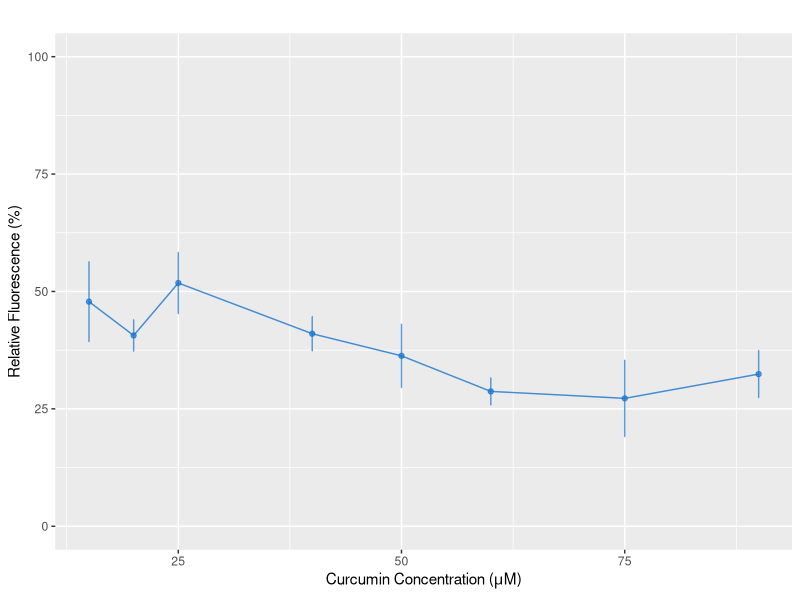

Recreate this plot in R.
library(ggplot2)

data <- read.csv("results.csv")

tiff("results_graph.tiff", units="in", width=5, height=4, res=300)
p <- ggplot(data, aes(x=conc, y=fluor)) + geom_point(color="DodgerBlue3", alpha=.7)
p <- p + labs(title="", x=expression("Curcumin Concentration ("*mu*"M)"), y="Relative Fluorescence (%)") + geom_line(color="DodgerBlue3", alpha=.8)
#p <- p + geom_errorbar(aes(ymin=fluor-stderr, ymax=fluor+stderr), width=.2, position=position_dodge(0.05))
#p <- p + coord_cartesian(ylim=c(0,100)) + scale_x_log10()
p <- p + coord_cartesian(ylim=c(0,100)) #+ scale_x_continuous(trans="log10", limits=c(NA,NA))
p <- p + geom_errorbar(aes(ymin=fluor-stderr, ymax=fluor+stderr), color="DodgerBlue3", alpha=.7, width=.05, position=position_dodge(0.05))
p
dev.off()

